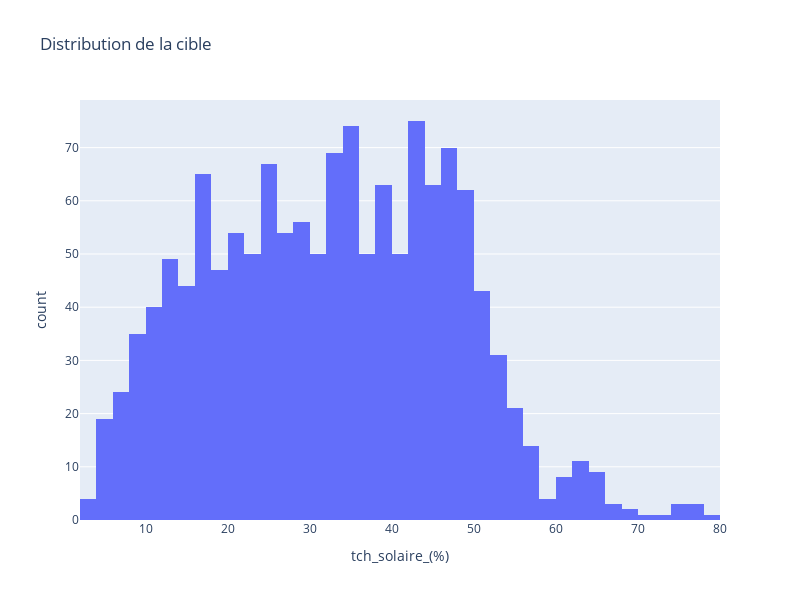

The notebook cell this image was saved under:
### Markdown cell above
target distributions

### Code cell
px.histogram(df_final, x=target, 
             title='Distribution de la cible', 
             width=800, height=600)

### Figure 1 — Plotly figure (JSON) as saved in the notebook; plotly's stock layout.template omitted (floating-point values rounded to 4 significant figures; data arrays with more than 128 entries replaced by an {"elided": "..."} marker saying what was removed)
{"data": [{"bingroup": "x", "hovertemplate": "tch_solaire_(%)=%{x}<br>count=%{y}<extra></extra>", "legendgroup": "", "marker": {"color": "#636efa", "pattern": {"shape": ""}}, "name": "", "orientation": "v", "showlegend": false, "type": "histogram", "x": {"elided": "1389 float values"}, "xaxis": "x", "yaxis": "y"}], "layout": {"barmode": "relative", "height": 600, "legend": {"tracegroupgap": 0}, "title": {"text": "Distribution de la cible"}, "width": 800, "xaxis": {"anchor": "y", "domain": [0, 1], "title": {"text": "tch_solaire_(%)"}}, "yaxis": {"anchor": "x", "domain": [0, 1], "title": {"text": "count"}}}}
